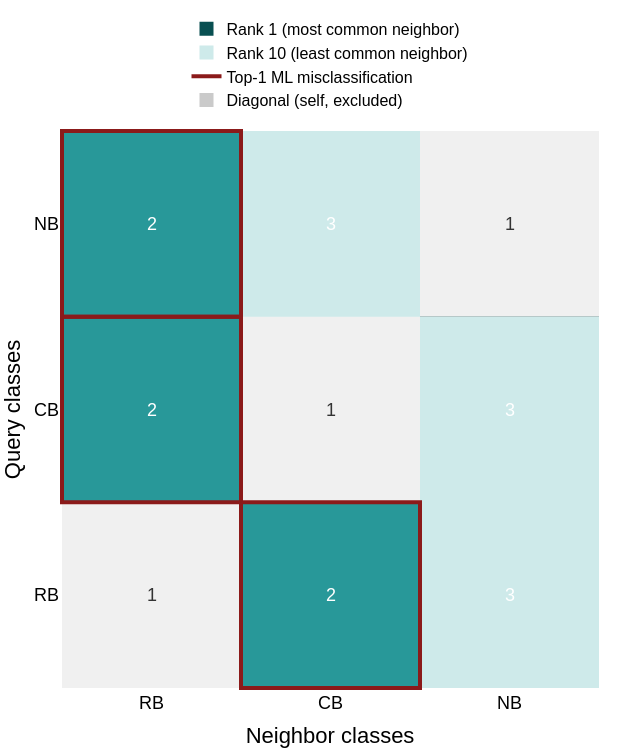

Notebook cell for this chart:
### Code cell
from fig_utils import plot_knn_ranking_heatmap
import json

output_dir = '/home/unix/vkrhk/EmmaEmb/EmmaEmb/img/figs'
filename = f'{output_dir}/4b_mixing_df.csv'
top_ml_rank1_path = f'{output_dir}/4b_top_ml_rank1.json'

if os.path.isfile(filename):
    ranked_mixing_df = pd.read_csv(filename, index_col=0)
    with open(top_ml_rank1_path, 'r') as f:
        top_ml_rank1 = json.load(f)

else:
    import sys
    sys.path.append('/home/unix/vkrhk/EmmaEmb/EmmaEmb/analysis')
    %reload_ext autoreload
    %autoreload 2
    from dim_reduction_utils import load_dataset_with_all_balanced_classes, mean_center
    from emmaemb.vizualisation import get_class_mixing_in_neighborhood

    emma = load_dataset_with_all_balanced_classes()

    print('Applying mean-centering to embedding spaces...')
    mean_center(emma, emb_spaces=['ProstT5'])
    emma.calculate_pairwise_distances(
                    emb_space='ProstT5',
                    metric='cosine',
                )

    mixing_counts, class_labels = get_class_mixing_in_neighborhood(
        emma, emb_space='ProstT5', feature='binding_site', k=1, metric='cosine'
    )
    remap_labels = {
        'BINDING': 'RB',
        'CRYPTIC-BINDING': 'CB',
        'NON-BINDING': 'NB'
    }
    class_labels = [remap_labels[label] for label in class_labels]
    mixing_df = pd.DataFrame(
        mixing_counts, index=class_labels, columns=class_labels
    )

    print('mixin matrix: ')
    print(mixing_df)
    print(mixing_df.sum(axis=0))
    normalized_mixing_df = mixing_df.div(mixing_df.sum(axis=0), axis=1)
    ranked_mixing_df = normalized_mixing_df.rank(axis=0, ascending=False, method='min').astype(int)

    data = results['cm']

    class_names = ["RB", "CB", "NB"]
    
    matrix = pd.DataFrame(
        data, 
        index=class_names,   
        columns=class_names  
    ).transpose()

    print("predicted matrix: ")
    print(matrix)
    print(matrix.sum(axis=0))
    normalized_matrix = matrix.div(matrix.sum(axis=0), axis=1)
    top_ml_rank1 = {}
    for i, row in enumerate(normalized_matrix.itertuples()):
        if 'RB' in row[0]:
            top_ml_rank1['RB'] = ['CB'] if row[2] > row[3] else ['NB']
        elif 'CB' in row[0]:
            top_ml_rank1['CB'] = ['RB'] if row[1] > row[3] else ['NB']
        else:
            top_ml_rank1['NB'] = ['RB'] if row[1] > row[2] else ['CB']

    ranked_mixing_df.to_csv(filename)
    with open(top_ml_rank1_path, 'w') as f:
        json.dump(top_ml_rank1, f, indent=4)



fig = plot_knn_ranking_heatmap(
        ranked_matrix=ranked_mixing_df,
        top_ml_rank1=top_ml_rank1,
        class_order=['RB', 'CB', 'NB'],
        use_integer_coords=False,
        legend_max_label="Rank 10 (least common neighbor)",
        width=620,
        height=750,
    )

# rendering problem in the DOC document - use PNG instead
# write_pdf(fig, f'{output_dir}/fig4b.pdf',
#           width=620, height=750)
fig.show()

### Figure 1 — Plotly figure (JSON) as saved in the notebook; plotly's stock layout.template omitted (floating-point values rounded to 4 significant figures)
{"data": [{"colorscale": [[0, "#084f51"], [0.5, "#0F8B8D"], [1, "#ceeaea"]], "showscale": false, "type": "heatmap", "x": ["RB", "CB", "NB"], "y": ["RB", "CB", "NB"], "z": [[1.0, 1.414, 1.732], [1.414, 1.0, 1.732], [1.414, 1.732, 1.0]], "zmax": 1.732, "zmin": 1, "zsmooth": false}, {"marker": {"color": "#084f51", "size": 14, "symbol": "square"}, "mode": "markers", "name": "Rank 1 (most common neighbor)", "showlegend": true, "type": "scatter", "x": [null], "y": [null]}, {"marker": {"color": "#ceeaea", "size": 14, "symbol": "square"}, "mode": "markers", "name": "Rank 10 (least common neighbor)", "showlegend": true, "type": "scatter", "x": [null], "y": [null]}, {"line": {"color": "#8b1a1a", "dash": "solid", "width": 4}, "mode": "lines", "name": "Top-1 ML misclassification", "showlegend": true, "type": "scatter", "x": [null], "y": [null]}, {"marker": {"color": "rgba(185,185,185,0.75)", "size": 14, "symbol": "square"}, "mode": "markers", "name": "Diagonal (self, excluded)", "showlegend": true, "type": "scatter", "x": [null], "y": [null]}], "layout": {"annotations": [{"font": {"color": "#333333", "family": "Arial", "size": 18}, "showarrow": false, "text": "1", "x": "RB", "xref": "x", "y": "RB", "yref": "y"}, {"font": {"color": "white", "family": "Arial", "size": 18}, "showarrow": false, "text": "2", "x": "CB", "xref": "x", "y": "RB", "yref": "y"}, {"font": {"color": "white", "family": "Arial", "size": 18}, "showarrow": false, "text": "3", "x": "NB", "xref": "x", "y": "RB", "yref": "y"}, {"font": {"color": "white", "family": "Arial", "size": 18}, "showarrow": false, "text": "2", "x": "RB", "xref": "x", "y": "CB", "yref": "y"}, {"font": {"color": "#333333", "family": "Arial", "size": 18}, "showarrow": false, "text": "1", "x": "CB", "xref": "x", "y": "CB", "yref": "y"}, {"font": {"color": "white", "family": "Arial", "size": 18}, "showarrow": false, "text": "3", "x": "NB", "xref": "x", "y": "CB", "yref": "y"}, {"font": {"color": "white", "family": "Arial", "size": 18}, "showarrow": false, "text": "2", "x": "RB", "xref": "x", "y": "NB", "yref": "y"}, {"font": {"color": "white", "family": "Arial", "size": 18}, "showarrow": false, "text": "3", "x": "CB", "xref": "x", "y": "NB", "yref": "y"}, {"font": {"color": "#333333", "family": "Arial", "size": 18}, "showarrow": false, "text": "1", "x": "NB", "xref": "x", "y": "NB", "yref": "y"}], "font": {"color": "black", "family": "Arial", "size": 18}, "height": 750, "legend": {"borderwidth": 0, "font": {"family": "Arial", "size": 16}, "orientation": "h", "x": 0.5, "xanchor": "center", "y": 1.02, "yanchor": "bottom"}, "margin": {"b": 60, "l": 60, "r": 20, "t": 120}, "shapes": [{"fillcolor": "rgba(240,240,240,1.0)", "layer": "above", "line": {"color": "rgba(0,0,0,0)"}, "type": "rect", "x0": -0.5, "x1": 0.5, "xref": "x", "y0": -0.5, "y1": 0.5, "yref": "y"}, {"fillcolor": "rgba(240,240,240,1.0)", "layer": "above", "line": {"color": "rgba(0,0,0,0)"}, "type": "rect", "x0": 0.5, "x1": 1.5, "xref": "x", "y0": 0.5, "y1": 1.5, "yref": "y"}, {"fillcolor": "rgba(240,240,240,1.0)", "layer": "above", "line": {"color": "rgba(0,0,0,0)"}, "type": "rect", "x0": 1.5, "x1": 2.5, "xref": "x", "y0": 1.5, "y1": 2.5, "yref": "y"}, {"fillcolor": "rgba(0,0,0,0)", "layer": "above", "line": {"color": "#8b1a1a", "dash": "solid", "width": 4}, "type": "rect", "x0": 0.5, "x1": 1.5, "xref": "x", "y0": -0.5, "y1": 0.5, "yref": "y"}, {"fillcolor": "rgba(0,0,0,0)", "layer": "above", "line": {"color": "#8b1a1a", "dash": "solid", "width": 4}, "type": "rect", "x0": -0.5, "x1": 0.5, "xref": "x", "y0": 0.5, "y1": 1.5, "yref": "y"}, {"fillcolor": "rgba(0,0,0,0)", "layer": "above", "line": {"color": "#8b1a1a", "dash": "solid", "width": 4}, "type": "rect", "x0": -0.5, "x1": 0.5, "xref": "x", "y0": 1.5, "y1": 2.5, "yref": "y"}], "title": {}, "width": 620, "xaxis": {"automargin": false, "showgrid": false, "tickangle": 0, "tickfont": {"size": 18}, "title": {"text": "Neighbor classes"}}, "yaxis": {"automargin": false, "showgrid": false, "tickfont": {"size": 18}, "title": {"text": "Query classes"}}}}
